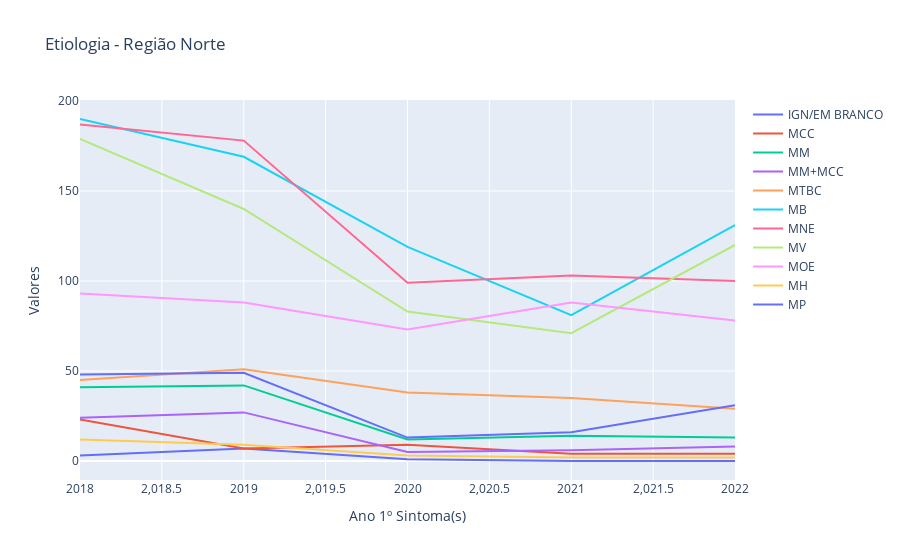

Notebook code cell kept with this figure:
### Code cell
import plotly.graph_objects as go
import pandas as pd

# Dados da tabela
data = {'Ano 1º Sintoma(s)': [2018, 2019, 2020, 2021, 2022],
                    'IGN/EM BRANCO': [3.0, 7.0, 1.0, 0.0, 0.0],
                    'MCC': [23.0, 7.0, 9.0, 4.0, 4.0],
                    'MM': [41.0, 42.0, 12.0, 14.0, 13.0],
                    'MM+MCC': [24.0, 27.0, 5.0, 6.0, 8.0],
                    'MTBC': [45.0, 51.0, 38.0, 35.0, 29.0],
                    'MB': [190.0, 169.0, 119.0, 81.0, 131.0],
                    'MNE': [187.0, 178.0, 99.0, 103.0, 100.0],
                    'MV': [179.0, 140.0, 83.0, 71.0, 120.0],
                    'MOE': [93.0, 88.0, 73.0, 88.0, 78.0],
                    'MH': [12.0, 9.0, 3.0, 2.0, 2.0],
                    'MP': [48.0, 49.0, 13.0, 16.0, 31.0]
   
}

etiologia_no = pd.DataFrame(data)

# Criação do gráfico interativo
fig = go.Figure()

# Adição das linhas no gráfico
for column in etiologia_no.columns:
    if column != 'Ano 1º Sintoma(s)':
        fig.add_trace(go.Scatter(x=etiologia_no['Ano 1º Sintoma(s)'], y=etiologia_no[column], mode='lines', name=column))

# Configurações do layout
fig.update_layout(
    title='Etiologia - Região Norte',
    xaxis=dict(title='Ano 1º Sintoma(s)'),
    yaxis=dict(title='Valores'),
    hovermode='x'
)

# Exibição do gráfico
fig.show()

### Figure 1 — Plotly figure (JSON) as saved in the notebook; plotly's stock layout.template omitted (floating-point values rounded to 4 significant figures)
{"data": [{"mode": "lines", "name": "IGN/EM BRANCO", "type": "scatter", "x": [2018, 2019, 2020, 2021, 2022], "y": [3, 7, 1, 0, 0]}, {"mode": "lines", "name": "MCC", "type": "scatter", "x": [2018, 2019, 2020, 2021, 2022], "y": [23, 7, 9, 4, 4]}, {"mode": "lines", "name": "MM", "type": "scatter", "x": [2018, 2019, 2020, 2021, 2022], "y": [41, 42, 12, 14, 13]}, {"mode": "lines", "name": "MM+MCC", "type": "scatter", "x": [2018, 2019, 2020, 2021, 2022], "y": [24, 27, 5, 6, 8]}, {"mode": "lines", "name": "MTBC", "type": "scatter", "x": [2018, 2019, 2020, 2021, 2022], "y": [45, 51, 38, 35, 29]}, {"mode": "lines", "name": "MB", "type": "scatter", "x": [2018, 2019, 2020, 2021, 2022], "y": [190, 169, 119, 81, 131]}, {"mode": "lines", "name": "MNE", "type": "scatter", "x": [2018, 2019, 2020, 2021, 2022], "y": [187, 178, 99, 103, 100]}, {"mode": "lines", "name": "MV", "type": "scatter", "x": [2018, 2019, 2020, 2021, 2022], "y": [179, 140, 83, 71, 120]}, {"mode": "lines", "name": "MOE", "type": "scatter", "x": [2018, 2019, 2020, 2021, 2022], "y": [93, 88, 73, 88, 78]}, {"mode": "lines", "name": "MH", "type": "scatter", "x": [2018, 2019, 2020, 2021, 2022], "y": [12, 9, 3, 2, 2]}, {"mode": "lines", "name": "MP", "type": "scatter", "x": [2018, 2019, 2020, 2021, 2022], "y": [48, 49, 13, 16, 31]}], "layout": {"hovermode": "x", "title": {"text": "Etiologia - Região Norte"}, "xaxis": {"title": {"text": "Ano 1º Sintoma(s)"}}, "yaxis": {"title": {"text": "Valores"}}}}
